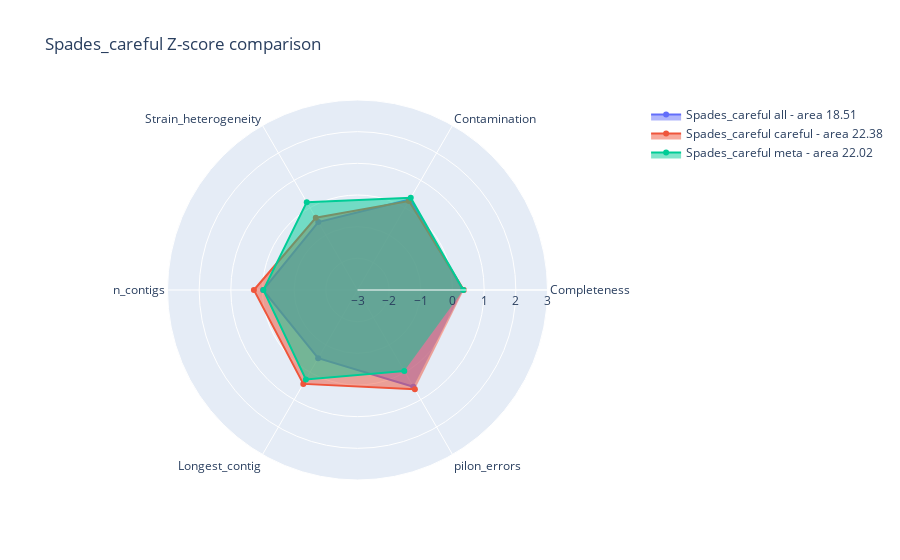

Notebook cell for this chart:
### Code cell
fig2 = go.Figure()

for n,index in enumerate(df_norm_z_spadesc.index.to_list()):
    fig2.add_trace(
                go.Scatterpolar(
                                r=df_norm_z_spadesc[['Completeness', 'Contamination',
       'Strain_heterogeneity', 'n_contigs', 'Longest_contig', 'pilon_errors']].loc[index].values,
                                theta=['Completeness', 'Contamination',
       'Strain_heterogeneity', 'n_contigs', 'Longest_contig', 'pilon_errors'],
                                fill='toself',
                                name="Spades_careful {} - area {}".format(df_norm_z_spadesc['Category'][index], round(area_list[n],2)),
                                showlegend=True,
                                )
                )

fig2.update_layout(
    polar=dict(
        radialaxis=dict(
                        visible=True,
                        range=[-3, 3]
                    )
            ),
    title="Spades_careful Z-score comparison"
)

fig2.show()

### Figure 1 — Plotly figure (JSON) as saved in the notebook; plotly's stock layout.template omitted (floating-point values rounded to 4 significant figures)
{"data": [{"fill": "toself", "name": "Spades_careful all - area 18.51", "r": [0.33, 0.3023, -0.5224, -0.01787, -0.5132, 0.525], "showlegend": true, "theta": ["Completeness", "Contamination", "Strain_heterogeneity", "n_contigs", "Longest_contig", "pilon_errors"], "type": "scatterpolar"}, {"fill": "toself", "name": "Spades_careful careful - area 22.38", "r": [0.3574, 0.2459, -0.3661, 0.2716, 0.4241, 0.6236], "showlegend": true, "theta": ["Completeness", "Contamination", "Strain_heterogeneity", "n_contigs", "Longest_contig", "pilon_errors"], "type": "scatterpolar"}, {"fill": "toself", "name": "Spades_careful meta - area 22.02", "r": [0.3422, 0.3633, 0.2037, -0.02859, 0.2594, -0.0448], "showlegend": true, "theta": ["Completeness", "Contamination", "Strain_heterogeneity", "n_contigs", "Longest_contig", "pilon_errors"], "type": "scatterpolar"}], "layout": {"polar": {"radialaxis": {"range": [-3, 3], "visible": true}}, "title": {"text": "Spades_careful Z-score comparison"}}}
